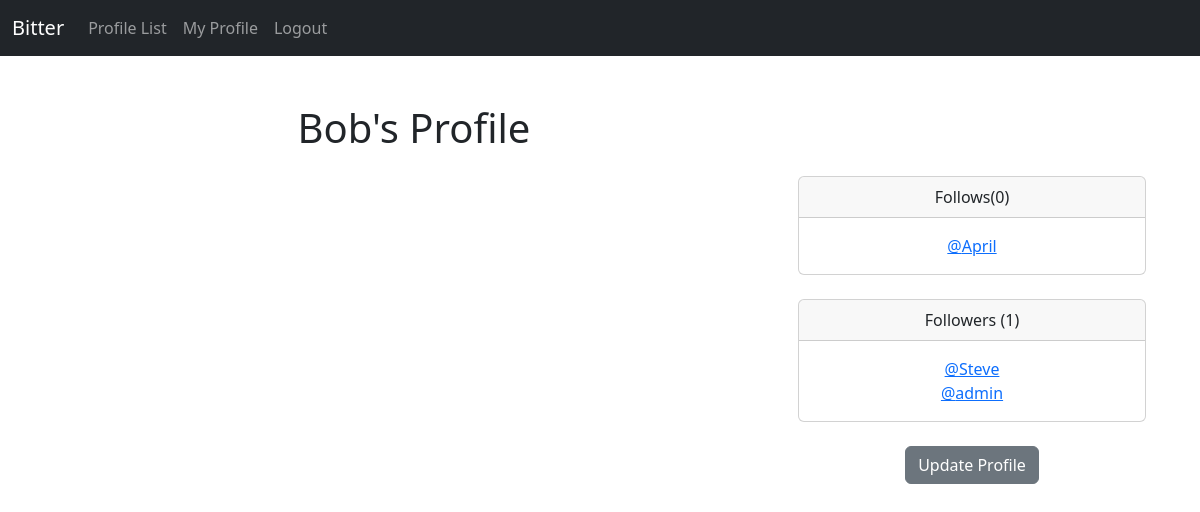
The page /profile/2 (signed in) on the database as committed earlier.
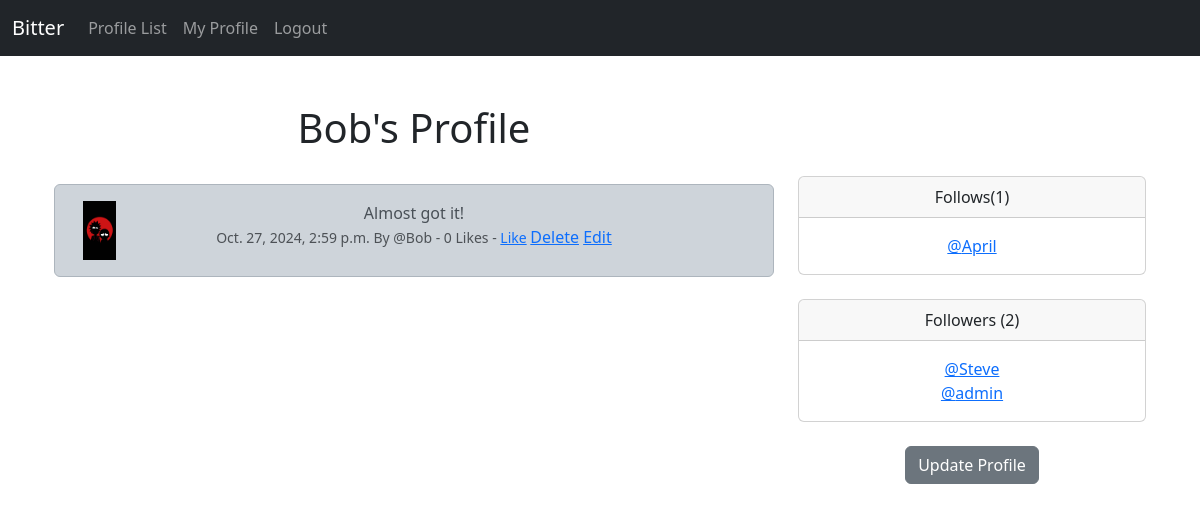
The same page on the database as committed later.
### bitter/models.py (models this page shows, shortened)
class Profile(models.Model):
    user = models.OneToOneField(User, on_delete=models.CASCADE)
    follows = models.ManyToManyField("self",
                                     related_name="followed_by",
                                     symmetrical=False,
                                     blank=True)
    date_modified = models.DateTimeField(User, auto_now=True)
    profile_image = models.ImageField(null=True, blank=True, upload_to="images/")
    def __str__(self):
        return self.user.username

class Bit(models.Model):
    user = models.ForeignKey(User, related_name="bits", on_delete=models.DO_NOTHING)
    body = models.CharField(max_length=200)
    created_at = models.DateTimeField(auto_now_add=True)
    likes = models.ManyToManyField(User, related_name="bit_like", blank=True)
    bit_image = models.ImageField(null=True, blank=True, upload_to="images/posts/")
    def number_of_likes(self):
        return self.likes.count()

### bitter/views.py (the view, shortened to what this page needs)
# urls.py: path('profile/<int:pk>', views.profile, name='profile'),
def profile(request, pk):
    if request.user.is_authenticated:
        profile = Profile.objects.get(user_id=pk)
        bits = Bit.objects.filter(user_id=pk).order_by("-created_at")
        return render(request, "profile.html", {"profile":profile, "bits":bits})
    else:
        messages.success(request, ("You must be logged in to view this page"))
        return redirect('home')

### bitter/templates/profile.html (shortened to what the changed rows need)
{% extends 'base.html' %}
{% load static %}
{% block content %}
    <div class="container text-center">
        <div class="row">
            <div class="col-8">
                <h1>{{ profile.user.username }}'s Profile</h1>
                <br/>
                {% if bits%}
                {% for bit in bits%}
                <div class="alert alert-dark" role="alert">
                    <div class="container">
                        <div class="row">
                            <div class="col-1">
                                {% if bit.user.profile.profile_image %}
                                <img src="{{bit.user.profile.profile_image.url }}" class="rounded-circle" widht=50 height=50 alt="{{profile.user.username}}">
                                {% else %}
                                <img src="{% static 'images/profile_picture.png' %}" class="img-fluid rounded-circe" width=50 height=50 alt="Profile_Image">
                                {% endif %}
                            </div>
                            <div class="col-10">
                                {{bit.body}}
                                <br/>
                                <small class="text-muted">
                                    {{ bit.created_at}} By @{{bit.user.username}}
                                    - {{bit.number_of_likes}} Likes
                                    - {% if user in bit.likes.all %}
                                        <a href="{% url 'bit_like' bit.id %}">Unlike</a>
                                      {% else %}
                                      <a href="{% url 'bit_like' bit.id %}">Like</a>
                                      {% endif %}
                                </small>
                                {% if request.user.username == profile.user.username %}
                                <a href="{% url 'delete_bit' bit.id %}"> Delete</a>
                                {% endif %}
                                {% if request.user.username == profile.user.username %}
                                <a href="{% url 'edit_bit' bit.id %}"> Edit</a>
                                {% endif %}
                            </div>
                        </div>
                    </div>
                </div>
                {% endfor %}
                {% endif %}
            </div>
            <div class="col-4">
                <br/>
                <br/>
                <br/>
                <div class="card">
                    <div class="card-header">
                      Follows({{profile.follows.count|add:-1}})
                    </div>
                    <div class="card-body">
                      <p class="card-text">
                        {% for following in profile.follows.all %}
                            {% if profile.user.id != following.user.id%}
                                <a href="{% url 'profile' following.user.id %}">@{{following}}</a><br/>
                            {% endif %}
                        {% endfor %}
                      </p>
                    </div>
                </div>
                <br/>
                <div class="card">
                    <div class="card-header">
                      Followers ({{profile.followed_by.count|add:-1}})
                    </div>
                    <div class="card-body">
                      <p class="card-text">
                        {% for following in profile.followed_by.all %}
                            {% if profile.user.id != following.user.id%}
                                <a href="{% url 'profile' following.user.id %}">@{{following}}</a><br/>
                            {% endif %}
                        {% endfor %}
                    </p>
                </div>
            </div><br/>
            </div>
        </div>
    </div>
{% endblock %}

Rows that differ between the two databases and show on the page:
changed Profile "Bob": follows.count|add "0" → "1"; followed_by.count|add "1" → "2"
added Bit: body "Almost got it!", created_at "Oct. 27, 2024, 2:59 p.m.", user.username "Bob", number_of_likes "0", shows "Like"
